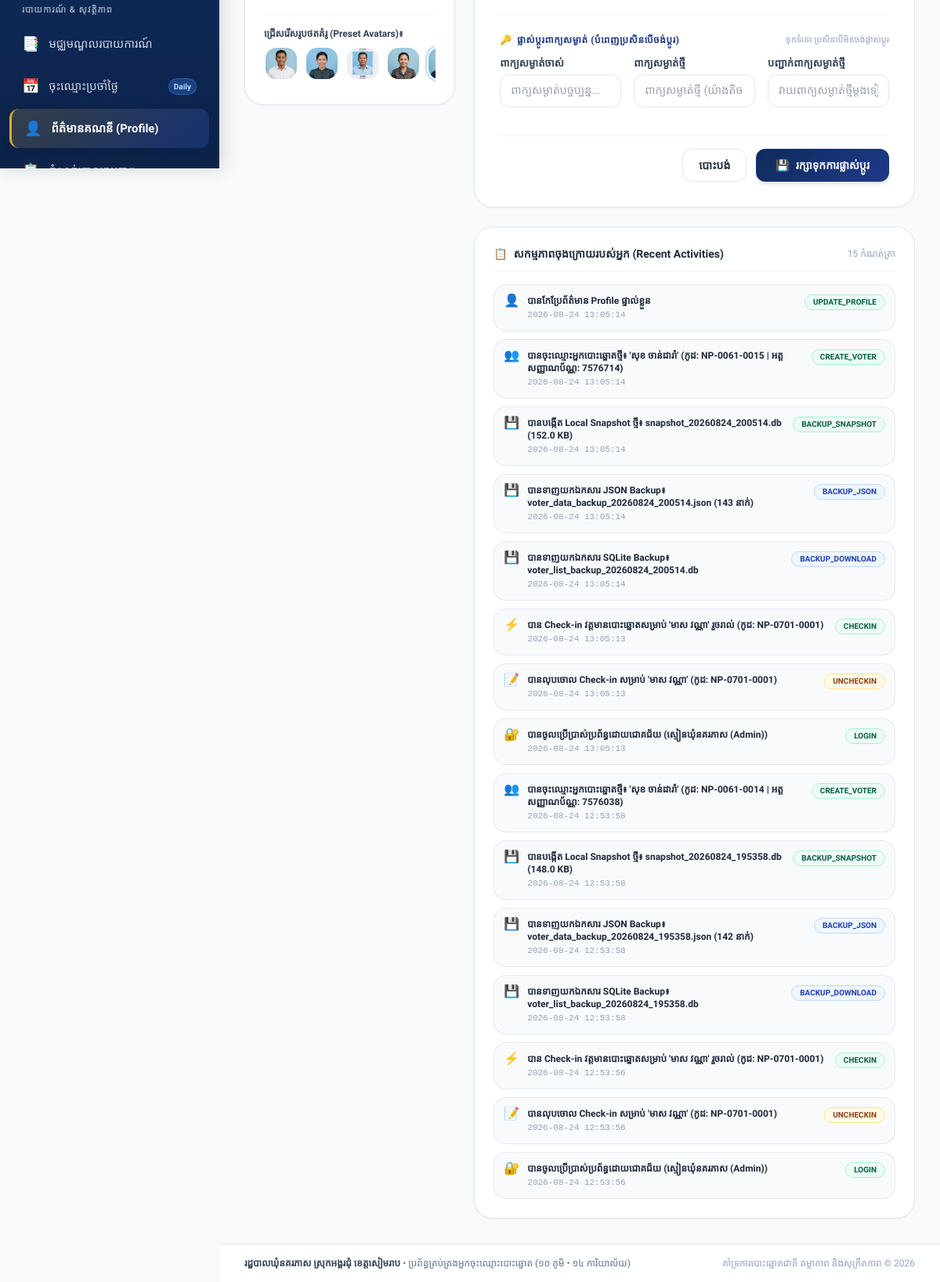
The page /profile (signed in, lower part) on the database as committed earlier.
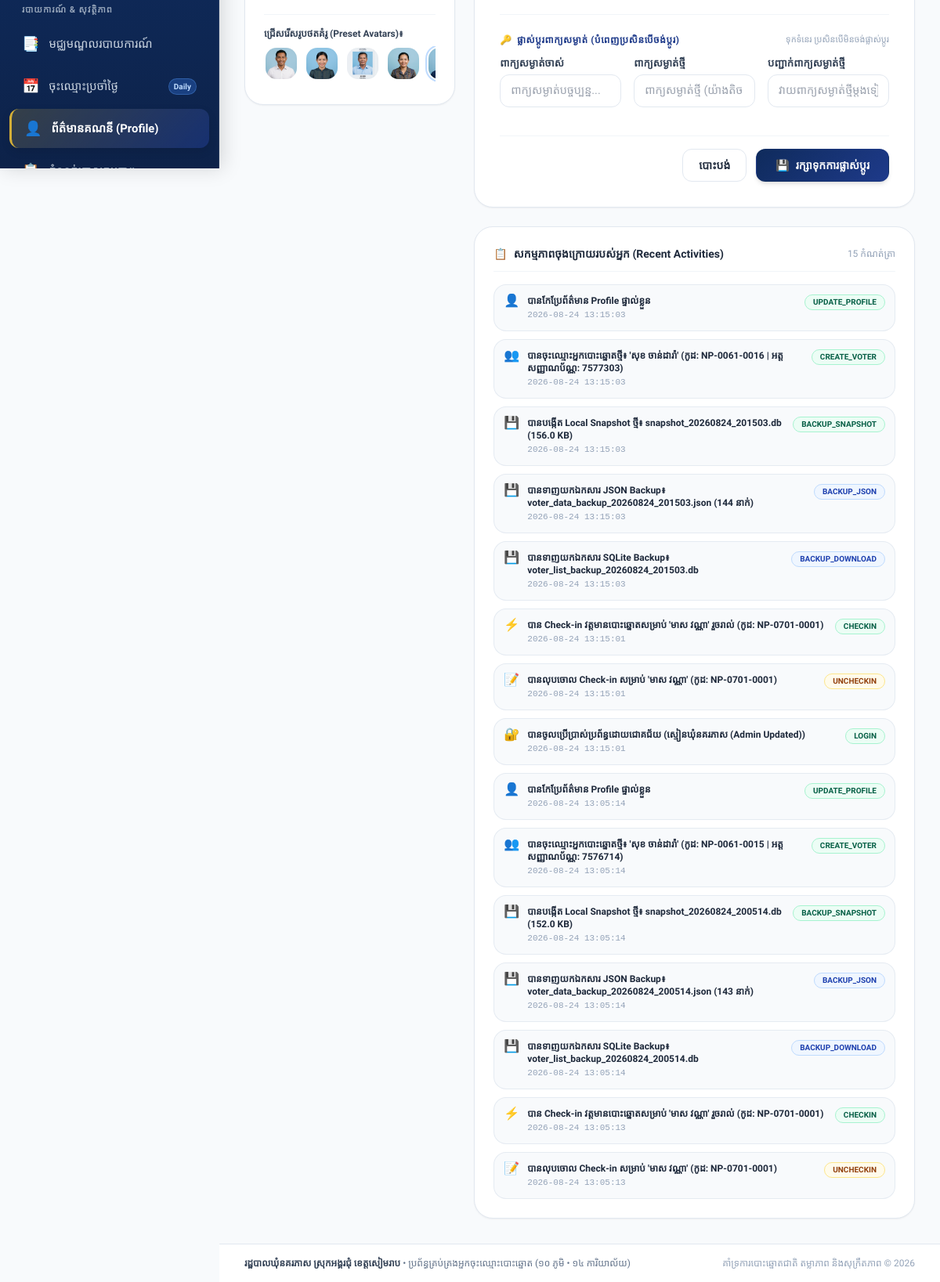
The same page on the database as committed later.
### app/models.py (models this page shows)
class AuditLog(Base):
    __tablename__ = "audit_logs"
    id = Column(Integer, primary_key=True, index=True)
    user_id = Column(Integer, ForeignKey("users.id"), nullable=True)
    username = Column(String(50), nullable=True)
    user_full_name = Column(String(100), nullable=True)
    user_role = Column(String(30), nullable=True)
    action = Column(String(50), nullable=False) # LOGIN, LOGOUT, CREATE_VOTER, UPDATE_VOTER, DELETE_VOTER, CHECKIN, UNCHECKIN, BACKUP, RESTORE, EXPORT
    action_type = Column(String(30), default="info") # info, success, warning, danger
    target_type = Column(String(50), nullable=True) # voter, user, station, village, system
    target_id = Column(String(50), nullable=True)
    description = Column(Text, nullable=False)
    ip_address = Column(String(50), nullable=True)
    created_at = Column(DateTime, default=datetime.datetime.utcnow)
    user = relationship("User", foreign_keys=[user_id])

### app/routes/user_routes.py (the view)
@router.get("/profile", response_class=HTMLResponse)
def user_profile_page(request: Request, db: Session = Depends(get_db)):
    current_user = get_current_user_optional(request, db)
    if not current_user:
        return RedirectResponse(url="/login", status_code=302)
    user_logs = db.query(AuditLog).filter(
        AuditLog.user_id == current_user.id
    ).order_by(AuditLog.created_at.desc()).limit(15).all()
    return templates.TemplateResponse(request=request, name="users/profile.html", context={
        "current_user": current_user,
        "preset_avatars": PRESET_AVATARS,
        "user_logs": user_logs
    })

### app/templates/users/profile.html (shortened to what the changed rows need)
{% extends "base.html" %}
{% block content %}
<div class="space-y-6 max-w-6xl mx-auto">
    <div class="grid grid-cols-1 lg:grid-cols-3 gap-6">
        <div class="lg:col-span-1 space-y-6">
            <div class="card p-6 bg-white rounded-3xl border border-slate-200 shadow-sm text-center">
                <div class="mt-5 pt-4 border-t border-slate-100 text-left">
                    <div class="flex items-center gap-2 overflow-x-auto pb-1.5" id="presetAvatarsScroll">
                        {% for avatar in preset_avatars %}
                        <img src="{{ avatar }}"
                             onclick="selectProfilePresetAvatar('{{ avatar }}', this)"
                             class="w-11 h-11 rounded-2xl object-cover border-2 border-transparent hover:border-blue-500 cursor-pointer transition flex-shrink-0 preset-avatar-item {% if current_user.photo_url == avatar %}border-blue-600 ring-2 ring-blue-200{% endif %}"
                             title="ជ្រើសរូបនេះ">
                        {% endfor %}
                    </div>
                </div>
            </div>
        </div>
        <div class="lg:col-span-2 space-y-6">
            <div class="card p-6 bg-white rounded-3xl border border-slate-200 shadow-sm">
                {% if user_logs %}
                <div class="space-y-2.5">
                    {% for log in user_logs %}
                    <div class="p-3 rounded-2xl bg-slate-50 border border-slate-200/80 flex items-start justify-between gap-3 text-xs">
                        <div class="flex items-start gap-2.5 min-w-0">
                            <span class="text-base leading-none">
                                {% if log.action == 'CHECKIN' %}⚡
                                {% elif 'VOTER' in log.action %}👥
                                {% elif 'BACKUP' in log.action %}💾
                                {% elif 'LOGIN' in log.action %}🔐
                                {% elif 'PROFILE' in log.action %}👤
                                {% else %}📝{% endif %}
                            </span>
                            <div class="min-w-0">
                                <div class="font-bold text-slate-800">{{ log.description }}</div>
                                <div class="text-[11px] text-slate-400 font-mono mt-0.5">{{ log.created_at.strftime('%Y-%m-%d %H:%M:%S') if log.created_at else '' }}</div>
                            </div>
                        </div>
                        <span class="badge badge-{% if log.action_type == 'success' %}success{% elif log.action_type == 'danger' %}danger{% elif log.action_type == 'warning' %}warning{% else %}primary{% endif %} text-[10px] flex-shrink-0">
                            {{ log.action }}
                        </span>
                    </div>
                    {% endfor %}
                </div>
                {% else %}
                <div class="text-center py-6 text-slate-400 text-xs">
                    មិនទាន់មានកំណត់ត្រាសកម្មភាពនៅឡើយទេ
                </div>
                {% endif %}
            </div>
        </div>
    </div>
</div>
{% endblock %}

Rows that differ between the two databases and show on the page:
no longer on this page (row unchanged): AuditLog: description "បានចូលប្រើប្រាស់ប្រព័ន្ធដោយជោគជ័យ (ស្មៀនឃុំនគរភាស (Admin))", created_at "2026-08-24 13:05:13", action "LOGIN"
no longer on this page (row unchanged): AuditLog: description "បានចុះឈ្មោះអ្នកបោះឆ្នោតថ្មី៖ 'សុខ ចាន់ដារ៉ា' (កូដ: NP-0061-0014 | អត្តសញ្ញាណប័ណ្ណ: 7576038)", created_at "2026-08-24 12:53:58", action "CREATE_VOTER"
no longer on this page (row unchanged): AuditLog: description "បានបង្កើត Local Snapshot ថ្មី៖ snapshot_20260824_195358.db (148.0 KB)", created_at "2026-08-24 12:53:58", action "BACKUP_SNAPSHOT"
no longer on this page (row unchanged): AuditLog: description "បានទាញយកឯកសារ JSON Backup៖ voter_data_backup_20260824_195358.json (142 នាក់)", created_at "2026-08-24 12:53:58", action "BACKUP_JSON", action_type "info" (drawn)
no longer on this page (row unchanged): AuditLog: description "បានទាញយកឯកសារ SQLite Backup៖ voter_list_backup_20260824_195358.db", created_at "2026-08-24 12:53:58", action "BACKUP_DOWNLOAD", action_type "info" (drawn)
no longer on this page (row unchanged): AuditLog: description "បាន Check-in វត្តមានបោះឆ្នោតសម្រាប់ 'មាស វណ្ណា' រួចរាល់ (កូដ: NP-0701-0001)", created_at "2026-08-24 12:53:56", action "CHECKIN"
no longer on this page (row unchanged): AuditLog: description "បានលុបចោល Check-in សម្រាប់ 'មាស វណ្ណា' (កូដ: NP-0701-0001)", created_at "2026-08-24 12:53:56", action "UNCHECKIN", action_type "warning" (drawn)
no longer on this page (row unchanged): AuditLog: description "បានចូលប្រើប្រាស់ប្រព័ន្ធដោយជោគជ័យ (ស្មៀនឃុំនគរភាស (Admin))", created_at "2026-08-24 12:53:56", action "LOGIN"
added AuditLog: description "បានកែប្រែព័ត៌មាន Profile ផ្ទាល់ខ្លួន", created_at "2026-08-24 13:15:03", action "UPDATE_PROFILE"
added AuditLog: description "បានចុះឈ្មោះអ្នកបោះឆ្នោតថ្មី៖ 'សុខ ចាន់ដារ៉ា' (កូដ: NP-0061-0016 | អត្តសញ្ញាណប័ណ្ណ: 7577303)", created_at "2026-08-24 13:15:03", action "CREATE_VOTER"
added AuditLog: description "បានបង្កើត Local Snapshot ថ្មី៖ snapshot_20260824_201503.db (156.0 KB)", created_at "2026-08-24 13:15:03", action "BACKUP_SNAPSHOT"
added AuditLog: description "បានទាញយកឯកសារ JSON Backup៖ voter_data_backup_20260824_201503.json (144 នាក់)", created_at "2026-08-24 13:15:03", action "BACKUP_JSON", action_type "info" (drawn)
added AuditLog: description "បានទាញយកឯកសារ SQLite Backup៖ voter_list_backup_20260824_201503.db", created_at "2026-08-24 13:15:03", action "BACKUP_DOWNLOAD", action_type "info" (drawn)
added AuditLog: description "បាន Check-in វត្តមានបោះឆ្នោតសម្រាប់ 'មាស វណ្ណា' រួចរាល់ (កូដ: NP-0701-0001)", created_at "2026-08-24 13:15:01", action "CHECKIN"
added AuditLog: description "បានលុបចោល Check-in សម្រាប់ 'មាស វណ្ណា' (កូដ: NP-0701-0001)", created_at "2026-08-24 13:15:01", action "UNCHECKIN", action_type "warning" (drawn)
added AuditLog: description "បានចូលប្រើប្រាស់ប្រព័ន្ធដោយជោគជ័យ (ស្មៀនឃុំនគរភាស (Admin Updated))", created_at "2026-08-24 13:15:01", action "LOGIN"
